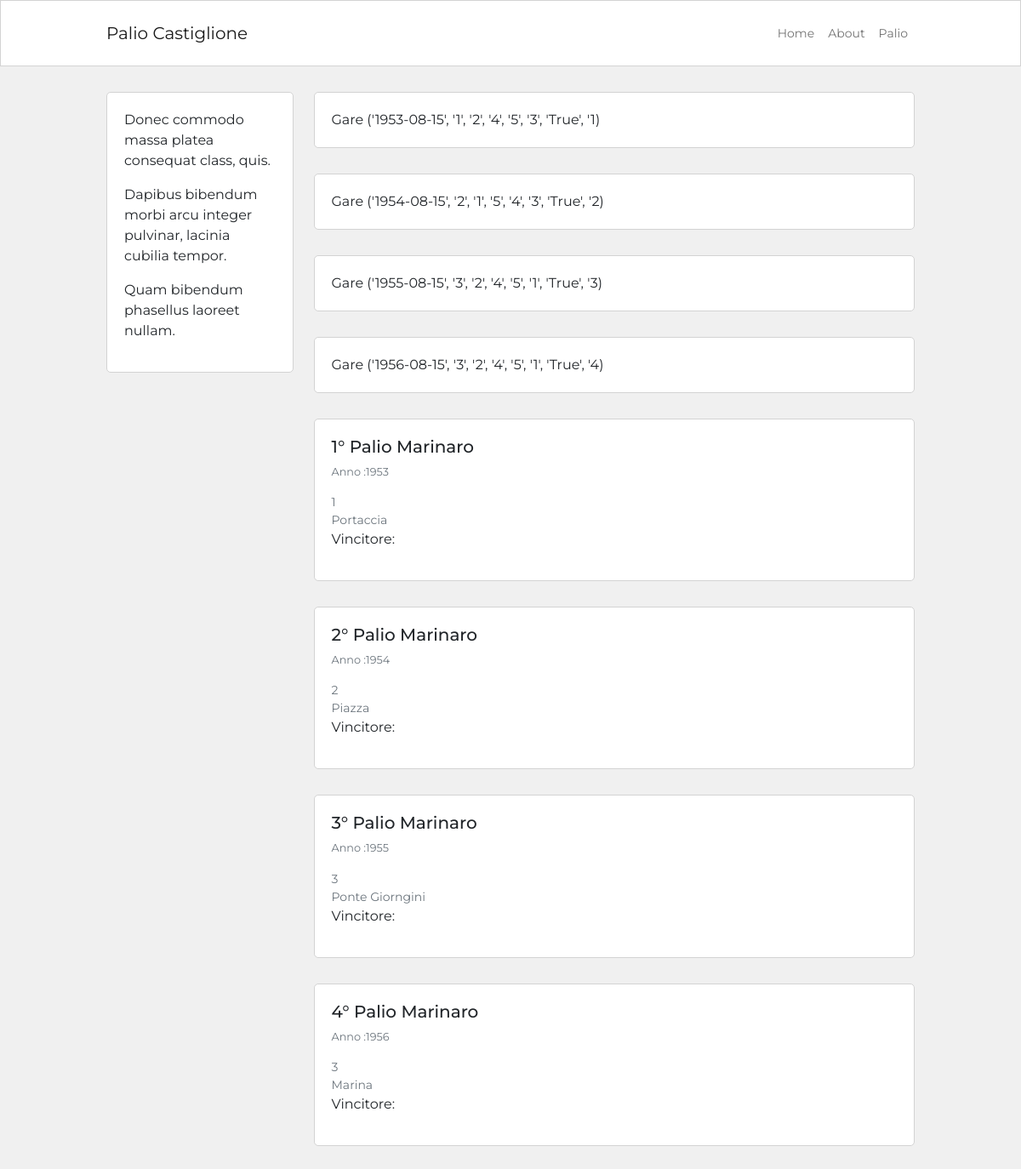
The page /palio on the database its author committed.
### blog/models.py (models this page shows, shortened)
class Gare (db.Model):
    id = db.Column ( db.Integer, primary_key = True)
    data = db.Column ( db.Date, default = datetime.now())
    primo = db.Column (db.Integer)
    secondo = db.Column (db.Integer)
    terzo = db.Column (db.Integer)
    quarto = db.Column (db.Integer)
    quinto = db.Column (db.Integer)
    valido = db.Column ( db.Boolean, default= True, nullable = False)
    rioni_id = db.Column (db.Integer, db.ForeignKey('rioni.id'))
    def __repr__(self) -> str:
        return f"Gare ('{self.data}', '{self.primo}', '{self.secondo}', '{self.terzo}', '{self.quarto}', '{self.quinto}', '{self.valido}', '{self.rioni_id})"

class Rioni (db.Model):
    id = db.Column ( db.Integer, primary_key = True)
    rione = db.Column ( db.String(120), nullable = False)
    gare = db.relationship('Gare', backref='rioni', lazy=True)

### blog/routes.py (the view)
@app.route ('/palio')
def palio ():
    palii = Gare.query.all()
    return render_template ('palio_lista.html', palii = palii)

### blog/templates/palio_lista.html (shortened to what this page needs)
{% extends 'base.html' %}
{% block content %}
<div class="container content-container">
    <div class="row no-gutters">
        <div class="col-md-9 order-md-2">
            {% for palio in palii %}
            <div class="single-post-home">{{palio}}</div>
                {% endfor %}
            {% for palio in palii %}
            <div class="single-post-home">
                {% if palio.primo %}
                <h5>{{palio.id}}° Palio Marinaro</h5>
                {% endif %}
                <p class="p-small-two text-muted">Anno :{{palio.data.strftime('%Y') }}</p>
                <p class="p-small-one text-muted mb-0">{{palio.primo}}</p>
                <p class="p-small-one text-muted mb-0">{{palio.rioni.rione}}</p>
                <p>Vincitore: {{palio.primo.rione}}</p>
            </div>
            {% endfor %}
        </div>
        <div class="col-md-3 order-md-1">
            {% include 'about_snippet.html' %}
        </div>
    </div>
</div>
{% endblock %}

### blog/static/blog.css (style rules this page uses)
body { font-family: Montserrat; background-color: #f0f0f0; }
.content-container { max-width: 950px; margin-top: 30px; margin-bottom: 30px; padding: 0px; }
.single-post-home { background-color: #fff; border: 1px solid #d3d3d3; border-radius: 5px; padding: 20px; margin-bottom: 30px; }
.p-small-one { font-size: 0.875rem; }
.p-small-two { font-size: 0.800rem; }

### rows shown on the page
Gare: data+primo+secondo "Gare ('1953-08-15', '1', '2', '4', '5', '3', 'True', '1)", id "1", data "1953", primo "1", rioni.rione "Portaccia"
Gare: data+primo+secondo "Gare ('1954-08-15', '2', '1', '5', '4', '3', 'True', '2)", id "2", data "1954", primo "2", rioni.rione "Piazza"
Gare: data+primo+secondo "Gare ('1955-08-15', '3', '2', '4', '5', '1', 'True', '3)", id "3", data "1955", primo "3", rioni.rione "Ponte Giorngini"
Gare: data+primo+secondo "Gare ('1956-08-15', '3', '2', '4', '5', '1', 'True', '4)", id "4", data "1956", primo "3", rioni.rione "Marina"

### other values the page prints
{{ lipsum(n=3, min=5, max=10) }} "Donec commodo massa platea consequat class, quis. Dapibus bibendum morbi arcu integer pulvinar, lacinia cubilia tempor. Quam bibendum phasellus laoreet nullam."
